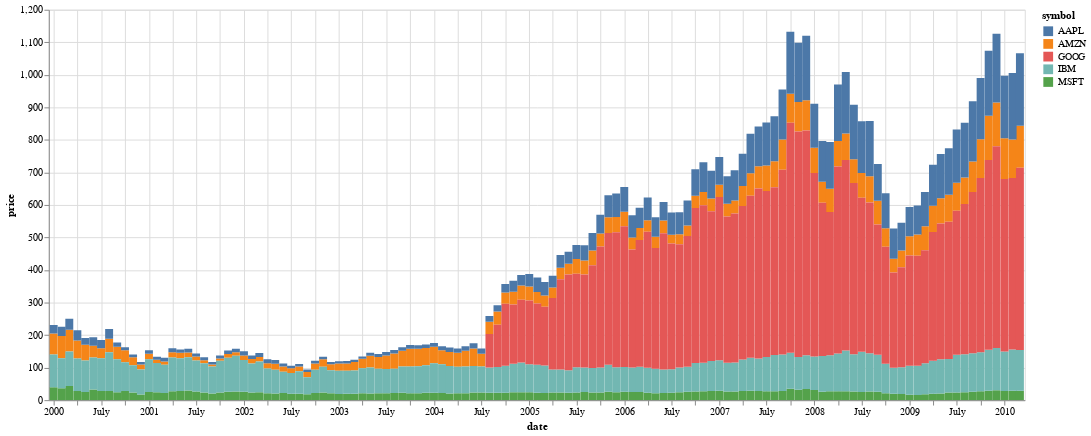

The cell this chart's notebook holds for it:
### Code cell
barChart(data, "date:T", "price:Q", "symbol")

### Figure 1 — Vega-Lite specification as saved in the notebook (floating-point values rounded to 4 significant figures; data arrays with more than 128 entries replaced by an {"elided": "..."} marker saying what was removed)
{"$schema": "https://vega.github.io/schema/vega-lite/v2.4.3.json", "config": {"view": {"height": 300, "width": 400}}, "data": {"values": {"elided": "560 records"}}, "encoding": {"color": {"field": "symbol", "type": "nominal"}, "tooltip": [{"field": "Unnamed: 0", "type": "quantitative"}, {"field": "symbol", "type": "nominal"}, {"field": "date", "type": "nominal"}, {"field": "price", "type": "quantitative"}], "x": {"field": "date", "type": "temporal"}, "y": {"field": "price", "stack": "zero", "type": "quantitative"}}, "height": 400, "mark": {"size": 8.13, "type": "bar"}, "selection": {"selector052": {"bind": "scales", "encodings": ["x"], "mark": {"fill": "#333", "fillOpacity": 0.125, "stroke": "white"}, "on": "[mousedown, window:mouseup] > window:mousemove!", "resolve": "global", "translate": "[mousedown, window:mouseup] > window:mousemove!", "type": "interval", "zoom": "wheel!"}}, "width": 1000}
